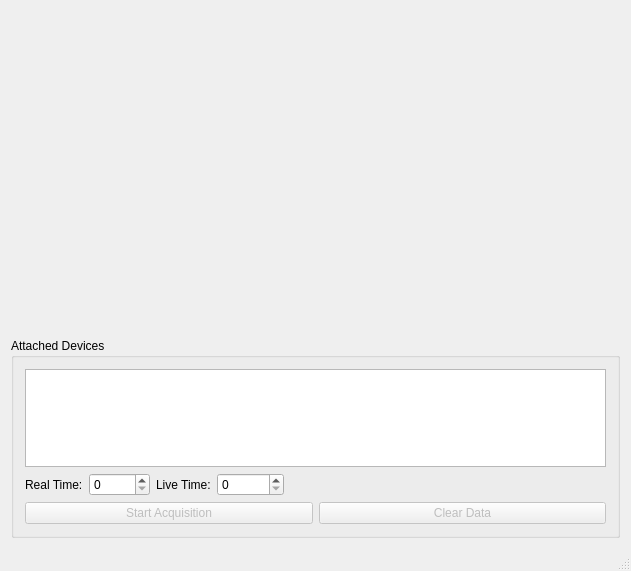
<?xml version="1.0" encoding="UTF-8"?>
<ui version="4.0">
 <class>MainWindow</class>
 <widget class="QMainWindow" name="MainWindow">
  <property name="geometry">
   <rect>
    <x>0</x>
    <y>0</y>
    <width>631</width>
    <height>571</height>
   </rect>
  </property>
  <property name="sizePolicy">
   <sizepolicy hsizetype="Expanding" vsizetype="Expanding">
    <horstretch>0</horstretch>
    <verstretch>1</verstretch>
   </sizepolicy>
  </property>
  <property name="windowTitle">
   <string>USB Spectrometer Example</string>
  </property>
  <widget class="QWidget" name="centralWidget">
   <property name="sizePolicy">
    <sizepolicy hsizetype="Preferred" vsizetype="Preferred">
     <horstretch>0</horstretch>
     <verstretch>0</verstretch>
    </sizepolicy>
   </property>
   <layout class="QVBoxLayout" name="verticalLayout_2" stretch="0,0">
    <item>
     <widget class="QCustomGraph" name="graphView" native="true">
      <property name="sizePolicy">
       <sizepolicy hsizetype="Preferred" vsizetype="Preferred">
        <horstretch>0</horstretch>
        <verstretch>1</verstretch>
       </sizepolicy>
      </property>
     </widget>
    </item>
    <item>
     <widget class="QGroupBox" name="groupBox">
      <property name="sizePolicy">
       <sizepolicy hsizetype="Preferred" vsizetype="Preferred">
        <horstretch>0</horstretch>
        <verstretch>0</verstretch>
       </sizepolicy>
      </property>
      <property name="minimumSize">
       <size>
        <width>0</width>
        <height>100</height>
       </size>
      </property>
      <property name="maximumSize">
       <size>
        <width>16777215</width>
        <height>200</height>
       </size>
      </property>
      <property name="title">
       <string>Attached Devices</string>
      </property>
      <layout class="QVBoxLayout" name="verticalLayout">
       <item>
        <widget class="QTableWidget" name="devicesList">
         <property name="alternatingRowColors">
          <bool>true</bool>
         </property>
         <property name="selectionMode">
          <enum>QAbstractItemView::SingleSelection</enum>
         </property>
         <property name="selectionBehavior">
          <enum>QAbstractItemView::SelectRows</enum>
         </property>
         <property name="horizontalScrollMode">
          <enum>QAbstractItemView::ScrollPerPixel</enum>
         </property>
        </widget>
       </item>
       <item>
        <layout class="QHBoxLayout" name="horizontalLayout_2">
         <item>
          <widget class="QLabel" name="realTimeLabel">
           <property name="text">
            <string>Real Time:</string>
           </property>
          </widget>
         </item>
         <item>
          <widget class="QSpinBox" name="realTimeNumeric">
           <property name="maximum">
            <number>99999</number>
           </property>
          </widget>
         </item>
         <item>
          <widget class="QLabel" name="liveTimeLabel">
           <property name="text">
            <string>Live Time:</string>
           </property>
          </widget>
         </item>
         <item>
          <widget class="QSpinBox" name="liveTimeNumeric">
           <property name="suffix">
            <string/>
           </property>
           <property name="maximum">
            <number>999999</number>
           </property>
          </widget>
         </item>
         <item>
          <spacer name="horizontalSpacer">
           <property name="orientation">
            <enum>Qt::Horizontal</enum>
           </property>
           <property name="sizeHint" stdset="0">
            <size>
             <width>40</width>
             <height>20</height>
            </size>
           </property>
          </spacer>
         </item>
        </layout>
       </item>
       <item>
        <layout class="QHBoxLayout" name="horizontalLayout">
         <item>
          <widget class="QPushButton" name="startStopButton">
           <property name="enabled">
            <bool>false</bool>
           </property>
           <property name="text">
            <string>Start Acquisition</string>
           </property>
          </widget>
         </item>
         <item>
          <widget class="QPushButton" name="clearButton">
           <property name="enabled">
            <bool>false</bool>
           </property>
           <property name="text">
            <string>Clear Data</string>
           </property>
          </widget>
         </item>
        </layout>
       </item>
      </layout>
     </widget>
    </item>
   </layout>
  </widget>
  <widget class="QStatusBar" name="statusBar"/>
 </widget>
 <layoutdefault spacing="6" margin="11"/>
 <customwidgets>
  <customwidget>
   <class>QCustomGraph</class>
   <extends>QWidget</extends>
   <header>qcustomgraph.h</header>
   <container>1</container>
  </customwidget>
 </customwidgets>
 <resources/>
 <connections/>
</ui>
